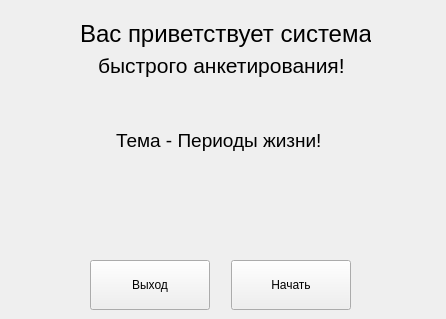
<?xml version="1.0" encoding="UTF-8"?>
<ui version="4.0">
    <class>MainWindow</class>
    <widget class="QMainWindow" name="MainWindow">
        <property name="geometry">
            <rect>
                <x>0</x>
                <y>0</y>
                <width>446</width>
                <height>319</height>
            </rect>
        </property>
        <property name="minimumSize">
            <size>
                <width>446</width>
                <height>319</height>
            </size>
        </property>
        <property name="maximumSize">
            <size>
                <width>446</width>
                <height>319</height>
            </size>
        </property>
        <property name="windowTitle">
            <string>MainWindow</string>
        </property>
        <widget class="QWidget" name="centralwidget">
            <widget class="QPushButton" name="btn_exit">
                <property name="geometry">
                    <rect>
                        <x>90</x>
                        <y>260</y>
                        <width>120</width>
                        <height>50</height>
                    </rect>
                </property>
                <property name="font">
                    <font>
                        <family>Segoe UI</family>
                    </font>
                </property>
                <property name="text">
                    <string>Выход</string>
                </property>
            </widget>
            <widget class="QLabel" name="label_welcome_1">
                <property name="geometry">
                    <rect>
                        <x>80</x>
                        <y>13</y>
                        <width>291</width>
                        <height>41</height>
                    </rect>
                </property>
                <property name="font">
                    <font>
                        <family>Segoe UI</family>
                        <pointsize>18</pointsize>
                    </font>
                </property>
                <property name="text">
                    <string>Вас приветствует система</string>
                </property>
            </widget>
            <widget class="QPushButton" name="btn_begin">
                <property name="geometry">
                    <rect>
                        <x>231</x>
                        <y>260</y>
                        <width>120</width>
                        <height>50</height>
                    </rect>
                </property>
                <property name="font">
                    <font>
                        <family>Segoe UI</family>
                    </font>
                </property>
                <property name="text">
                    <string>Начать</string>
                </property>
            </widget>
            <widget class="QLabel" name="label_subject">
                <property name="geometry">
                    <rect>
                        <x>116</x>
                        <y>130</y>
                        <width>211</width>
                        <height>21</height>
                    </rect>
                </property>
                <property name="font">
                    <font>
                        <family>Segoe UI</family>
                        <pointsize>14</pointsize>
                    </font>
                </property>
                <property name="text">
                    <string>Тема - Периоды жизни!</string>
                </property>
            </widget>
            <widget class="QLabel" name="label_welcome_2">
                <property name="geometry">
                    <rect>
                        <x>98</x>
                        <y>50</y>
                        <width>261</width>
                        <height>31</height>
                    </rect>
                </property>
                <property name="font">
                    <font>
                        <family>Segoe UI</family>
                        <pointsize>16</pointsize>
                    </font>
                </property>
                <property name="text">
                    <string>быстрого анкетирования!</string>
                </property>
            </widget>
        </widget>
    </widget>
    <resources/>
    <connections/>
</ui>
